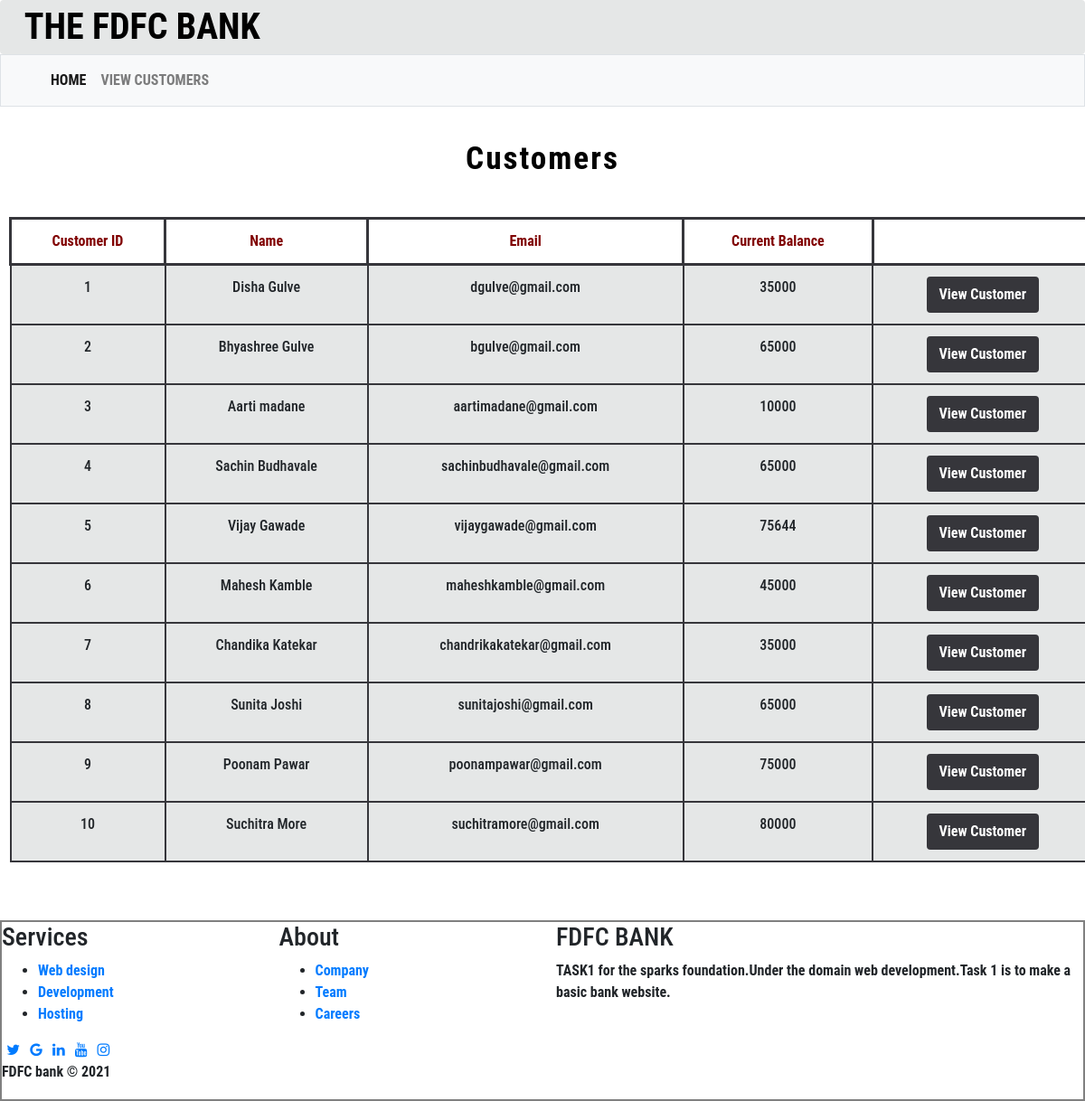
Page /viewcustomers.php on the committed database.
### tables this page shows
CREATE TABLE `customers` (
  `customer_id` int(255) NOT NULL,
  `name` text NOT NULL,
  `email` varchar(255) NOT NULL,
  `current_balance` int(255) NOT NULL
);

### viewcustomers.php (the view, shortened to what this page needs)
<?php
    $con = mysqli_connect("localhost", "root", "", "bank");
?>
<!DOCTYPE html>
<html lang="en">
<head>
    <link rel="stylesheet" href= "https://maxcdn.bootstrapcdn.com/bootstrap/4.4.1/css/bootstrap.min.css">
    <link rel="stylesheet" href="http://anijs.github.io/lib/anicollection/anicollection.css">
    <link rel="stylesheet" href="https://stackpath.bootstrapcdn.com/bootstrap/4.4.1/css/bootstrap.min.css"
>
    <link rel="stylesheet" href="https://cdnjs.cloudflare.com/ajax/libs/font-awesome/4.7.0/css/font-awesome.min.css">
    <link rel="stylesheet" href="index.css">
    <link rel="stylesheet" href="index1.css">
</head>
<body style="background-color: #fff" onload="loader()">
<div class="container-fluid myclass" style="padding:0px; margin:0px;">
        <nav class="navbar navbar-expand-sm  navbar-toggler navbar-light" style="background-color:transparent; background-color:#aaaeaf4d; opacity:1;">
            <div class="navbar-brand font-weight-bold " id="title" data-anijs="if: mouseover, do: slideInUp animated" style="color:black;font-family: 'Roboto Condensed', sans-serif;font-size:2em;">
                &nbsp;THE FDFC BANK
            </div>
        </nav>
    <div>
<nav class="navbar navbar-expand-lg navbar-light bg-light border ">
  <div class="container-fluid">
    <div class="collapse navbar-collapse" id="navbarNav">
      <ul class="navbar-nav">
        <li class="nav-item">
          <a class="nav-link active" aria-current="page" href=".\index.php">HOME</a>
        </li>
        <li class="nav-item">
          <a class="nav-link" href=".\viewcustomers.php">VIEW CUSTOMERS</a>
        </li>
      </ul>
    </div>
  </div>
</nav>
<div class="usertable">
    <h3 class="font-weight-bold"style="text-align:center;color:black;font-family: 'Roboto Condensed', sans-serif;font-size:2.2em;padding:3%;letter-spacing: 2px;">Customers</h3>
    <table class="table table-hover">
    <thead>
        <tr style="border:3px solid pink;">
            <th scope="col" style="border:3px solid #36363b;">Customer ID</th>
            <th scope="col"style="border:3px solid #36363b;">Name</th>
            <th scope="col"style="border:3px solid #36363b;">Email</th>
            <th scope="col"style="border:3px solid #36363b;">Current Balance</th>
            <th scope="col"style="border:3px solid #36363b;">&nbsp</th>
        </tr>
    </thead>
          <?php
        $sql = "SELECT * FROM `customers`";
        $result = mysqli_query($con, $sql);
        while($row = mysqli_fetch_assoc($result)){
            echo "<tr>";
            echo "<form method ='post' action = 'acustomer.php'>";
            echo "<td style='background-color: #aaaeaf4d;border-color: #36363b;'>". $row['customer_id'] . "</td>
            <td style='background-color: #aaaeaf4d;border-color: #36363b;'>". $row['name'] . "</td>
            <td style='background-color: #aaaeaf4d;border-color: #36363b;'>". $row['email'] . "</td>
            <td style='background-color: #aaaeaf4d;border-color: #36363b;'>". $row['current_balance'] . "</td>";
           echo "<td style='background-color: #aaaeaf4d;border-color: #36363b;'> <a href='acustomer.php'><button type='submit'style='background-color:#36363b; border-color:#36363b  ;' class='btn btn-default' name='user'  id='users1' value= '{$row['name']}' >View Customer</button></a></td>";
            echo "</form>";
           echo  "</tr>";
        }
        ?>
    </table>
</div>
<br><br>
</body>
<div id="footer" class="footer-dark" style="background-color:white;border:2px solid grey;width:100%;height:200px;>
        <footer>
            <div class="container">
                <div class="row">
                    <div class="col-sm-6 col-md-3 item">
                        <h3>Services</h3>
                        <ul>
                            <li><a href="#">Web design</a></li>
                            <li><a href="#">Development</a></li>
                            <li><a href="#">Hosting</a></li>
                        </ul>
                    </div>
                    <div class="col-sm-6 col-md-3 item">
                        <h3>About</h3>
                        <ul>
                            <li><a href="#">Company</a></li>
                            <li><a href="#">Team</a></li>
                            <li><a href="#">Careers</a></li>
                        </ul>
                    </div>
                    <div class="col-md-6 item text">
                        <h3>FDFC BANK</h3>
                        <p>TASK1 for the sparks foundation.Under the domain web development.Task 1 is to make a basic bank website. </p>
                    </div>
                    <span>
                    <a href="#" class="fa fa-twitter"></a>
                    <a href="#" class="fa fa-google"></a>
                    <a href="#" class="fa fa-linkedin"></a>
                    <a href="#" class="fa fa-youtube"></a>
                    <a href="#" class="fa fa-instagram"></a>
                    </span>
                </div>
                <p class="copyright">FDFC bank © 2021</p>
            </div>
</html>

### index.css (style rules this page uses)
* { font-family:'Roboto Condensed', sans-serif; }
table { border:2px solid #800000; width:99%; margin:2px 10px; font-weight: 500; }
table tr td { border:2px solid #800000; padding:1.5% 3%; text-align: center; justify-content: center; }
table tr th { border:2px solid #800000; padding:1.5% 3%; color:#800000; background-color: #fff; text-align: center; justify-content: center; }
.btn-default { background-color: #800000; border:2px solid #800000; color:white; font-weight: 600; }

### index1.css (style rules this page uses)
nav { background-color: rgba(170, 174, 175,0.3); }
.container-fluid { font-family:'Roboto Condensed', sans-serif; font-weight: bold; }
body { background-color:rgba(170, 174, 175,0.3); }
.navbar { background-color: rgba(170, 174, 175,0.3); }
#footer { background-color: white; }

### viewcustomers.php (style rules this page uses)
.btn-default { background-color: #800000; border:2px solid #800000; color:white; font-weight: 600; }

### rows in the picture
customers: customer_id "1", name "Disha Gulve", email "dgulve@gmail.com", current_balance "35000"
customers: customer_id "2", name "Bhyashree Gulve", email "bgulve@gmail.com", current_balance "65000"
customers: customer_id "3", name "Aarti madane", email "aartimadane@gmail.com", current_balance "10000"
customers: customer_id "4", name "Sachin Budhavale", email "sachinbudhavale@gmail.com", current_balance "65000"
customers: customer_id "5", name "Vijay Gawade", email "vijaygawade@gmail.com", current_balance "75644"
customers: customer_id "6", name "Mahesh Kamble", email "maheshkamble@gmail.com", current_balance "45000"
customers: customer_id "7", name "Chandika Katekar", email "chandrikakatekar@gmail.com", current_balance "35000"
customers: customer_id "8", name "Sunita Joshi", email "sunitajoshi@gmail.com", current_balance "65000"
customers: customer_id "9", name "Poonam Pawar", email "poonampawar@gmail.com", current_balance "75000"
customers: customer_id "10", name "Suchitra More", email "suchitramore@gmail.com", current_balance "80000"
